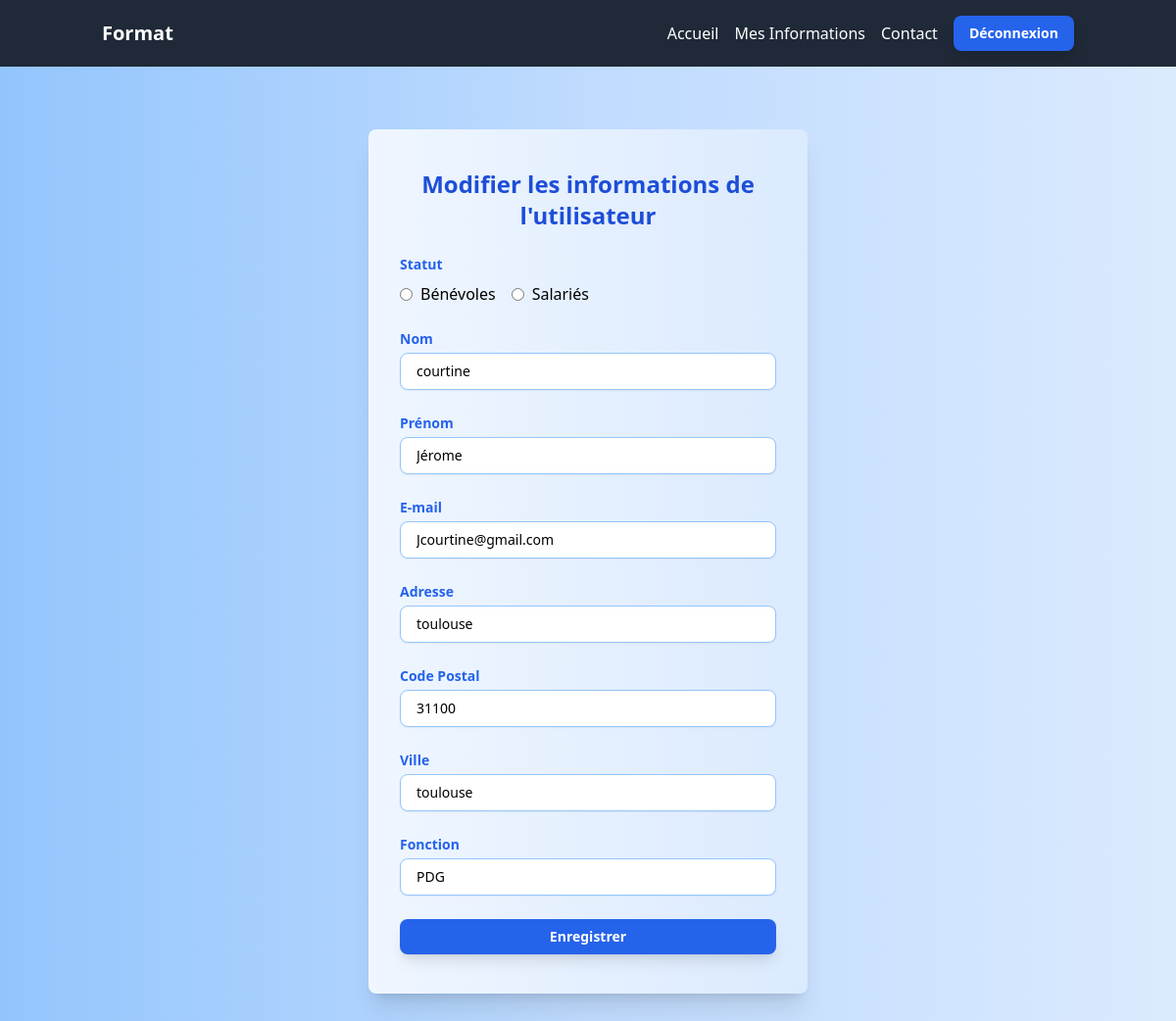
The app's page /modificationperso.php (signed in) with its own data.
### tables this page shows
CREATE TABLE IF NOT EXISTS `utilisateur` (
  `id_utilisateur` int NOT NULL AUTO_INCREMENT,
  `id_entreprise` int NOT NULL,
  `nom` varchar(50) NOT NULL,
  `prenom` varchar(50) NOT NULL,
  `email` varchar(100) NOT NULL,
  `mot_de_passe` varchar(255) NOT NULL,
  `status` enum('salariés','bénévoles','secretaire','directeur') NOT NULL,
  `localisation` varchar(100) DEFAULT NULL,
  `codeP` varchar(5) DEFAULT NULL,
  `ville` varchar(100) DEFAULT NULL,
  `fonction` varchar(100) DEFAULT NULL,
  PRIMARY KEY (`id_utilisateur`),
  KEY `entreprise_fk_1` (`id_entreprise`)
);

### src/classe/Utilisateur.php (called while the page is built, shortened)
<?php
class Utilisateur
{
    private $pdo;
    public function __construct(
        $pdo,
        $nom = null,
        $prenom = null,
        $id_entreprise = null,
        $email = null,
        $status = null,
        $codeP = null,
        $fonction = null,
        $localisation = null
    ) {
        $this->pdo=$pdo;
    }
    public function selecTUser($id){
        $query = "Select * from utilisateur where id_utilisateur = ?";
        $stmt = $this->pdo->prepare($query);
        $stmt->execute([$id]);
        $ReturnUser = $stmt->fetch(PDO::FETCH_ASSOC);
        return $ReturnUser;
    }
}
?>

### src/modificationperso.php (the view, shortened to what this page needs)
<?php
include 'include/header.php';
include 'include/connexionbdd.php';
include 'classe/Utilisateur.php';
$utilisateurSelect = new Utilisateur($connexion);
$utilisateurs = $utilisateurSelect->selecTUser($_SESSION['user_id']);
if ($utilisateurs) {
    $lastname = $utilisateurs['nom'];
    $name = $utilisateurs['prenom'];
    $mail = $utilisateurs['email'];
    $status = $utilisateurs['status'];
    $localisation = $utilisateurs['localisation'];
    $codep = $utilisateurs['codeP'];
    $ville = $utilisateurs['ville'];
    $fonction = $utilisateurs['fonction'];
}
?>
<div class="min-h-screen bg-gradient-to-r from-blue-300 via-blue-200 to-blue-100 py-16">
  <form action="" method="post" class="space-y-6 px-8 py-10 max-w-md mx-auto bg-gradient-to-r from-blue-50 to-blue-100 shadow-xl rounded-lg font-sans">
    <h2 class="text-2xl font-bold text-center text-blue-700 mb-6">Modifier les informations de l'utilisateur</h2>
    <div class="flex flex-col space-y-2">
      <label class="text-blue-600 text-sm font-semibold">Statut</label>
      <div class="flex items-center space-x-4">
        <div class="flex items-center">
          <input type="radio" id="status_benevoles" name="status" value="bénévoles" class="mr-2" <?php if ($status == "bénévoles") echo "checked"; ?>>
          <label for="status_benevoles">Bénévoles</label>
        </div>
        <div class="flex items-center">
          <input type="radio" id="status_salaries" name="status" value="salariés" class="mr-2" <?php if ($status == "salariés") echo "checked"; ?>>
          <label for="status_salaries">Salariés</label>
        </div>
      </div>
    </div>
    <div class="flex flex-col">
      <label for="nom" class="text-blue-600 text-sm font-semibold mb-1">Nom</label>
      <input type="text" id="nom" name="nom" value="<?php echo $lastname; ?>" required
        class="px-4 py-2 w-full border border-blue-300 rounded-lg focus:outline-none focus:ring-2 focus:ring-blue-500 focus:border-transparent text-sm bg-white shadow-sm" />
    </div>
    <div class="flex flex-col">
      <label for="prenom" class="text-blue-600 text-sm font-semibold mb-1">Prénom</label>
      <input type="text" id="prenom" name="prenom" value="<?php echo $name; ?>" required
        class="px-4 py-2 w-full border border-blue-300 rounded-lg focus:outline-none focus:ring-2 focus:ring-blue-500 focus:border-transparent text-sm bg-white shadow-sm" />
    </div>
    <div class="flex flex-col">
      <label for="email" class="text-blue-600 text-sm font-semibold mb-1">E-mail</label>
      <input type="email" id="email" name="email" value="<?php echo $mail; ?>" required
        class="px-4 py-2 w-full border border-blue-300 rounded-lg focus:outline-none focus:ring-2 focus:ring-blue-500 focus:border-transparent text-sm bg-white shadow-sm" />
    </div>
    <div class="flex flex-col">
      <label for="adresse" class="text-blue-600 text-sm font-semibold mb-1">Adresse</label>
      <input type="text" id="adresse" name="adresse" value="<?php echo $localisation; ?>" required
        class="px-4 py-2 w-full border border-blue-300 rounded-lg focus:outline-none focus:ring-2 focus:ring-blue-500 focus:border-transparent text-sm bg-white shadow-sm" />
    </div>
    <div class="flex flex-col">
      <label for="code_postal" class="text-blue-600 text-sm font-semibold mb-1">Code Postal</label>
      <input type="text" id="code_postal" name="code_postal" value="<?php echo $codep; ?>" required
        class="px-4 py-2 w-full border border-blue-300 rounded-lg focus:outline-none focus:ring-2 focus:ring-blue-500 focus:border-transparent text-sm bg-white shadow-sm" />
    </div>
    <div class="flex flex-col">
      <label for="ville" class="text-blue-600 text-sm font-semibold mb-1">Ville</label>
      <input type="text" id="ville" name="ville" value="<?php echo $ville; ?>" required
        class="px-4 py-2 w-full border border-blue-300 rounded-lg focus:outline-none focus:ring-2 focus:ring-blue-500 focus:border-transparent text-sm bg-white shadow-sm" />
    </div>
    <div class="flex flex-col">
      <label for="fonction" class="text-blue-600 text-sm font-semibold mb-1">Fonction</label>
      <input type="text" id="fonction" name="fonction" value="<?php echo $fonction; ?>" required
        class="px-4 py-2 w-full border border-blue-300 rounded-lg focus:outline-none focus:ring-2 focus:ring-blue-500 focus:border-transparent text-sm bg-white shadow-sm" />
    </div>
    <button type="submit" class="mt-8 px-4 py-2 w-full bg-blue-600 hover:bg-blue-700 text-sm text-white font-semibold rounded-lg shadow-lg transition duration-200 ease-in-out transform hover:scale-105">
      Enregistrer
    </button>
  </form>
</div>

### records on screen
utilisateur: status "☐ Bénévoles", status "☐ Salariés", nom "courtine", prenom "Jérome", email "Jcourtine@gmail.com", adresse "toulouse", code_postal "31100", ville "toulouse", fonction "PDG"
